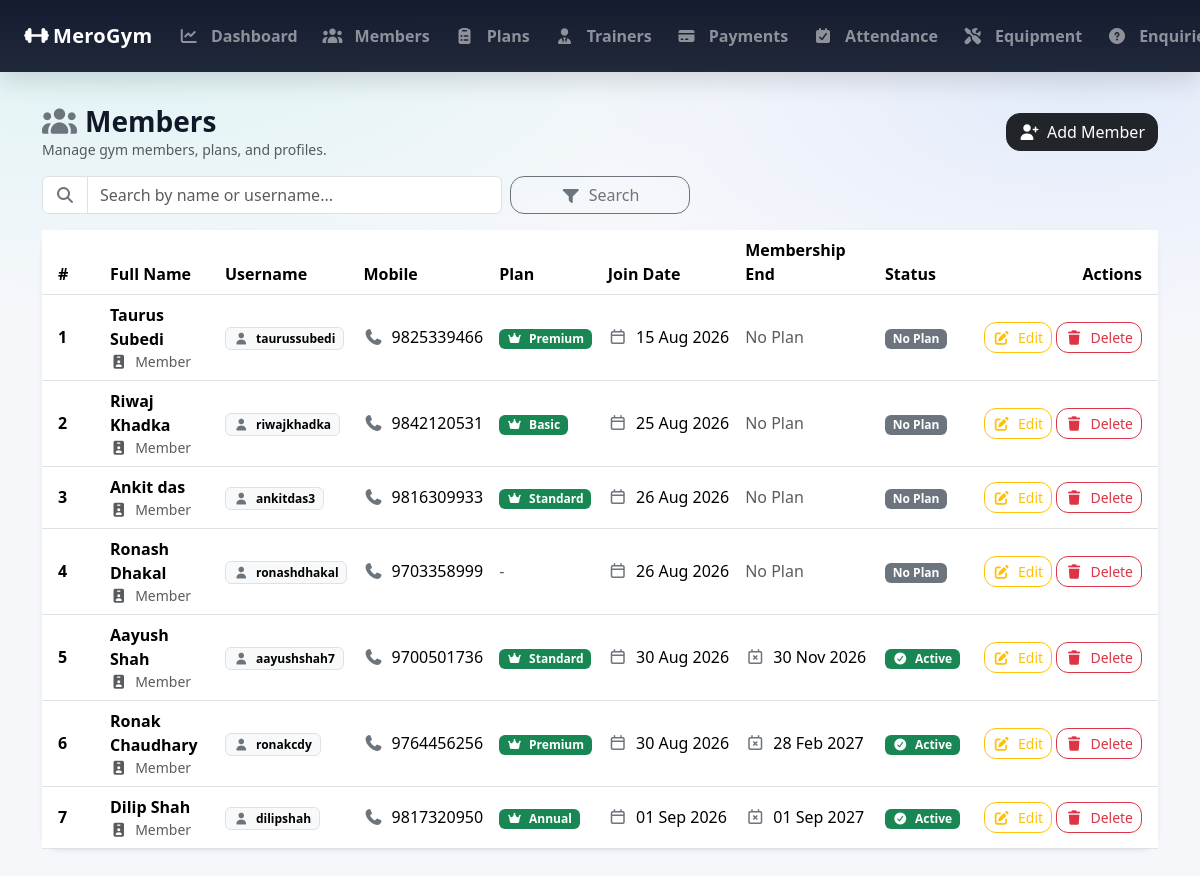
The page /admin_members/ (signed in) on the database as committed earlier.
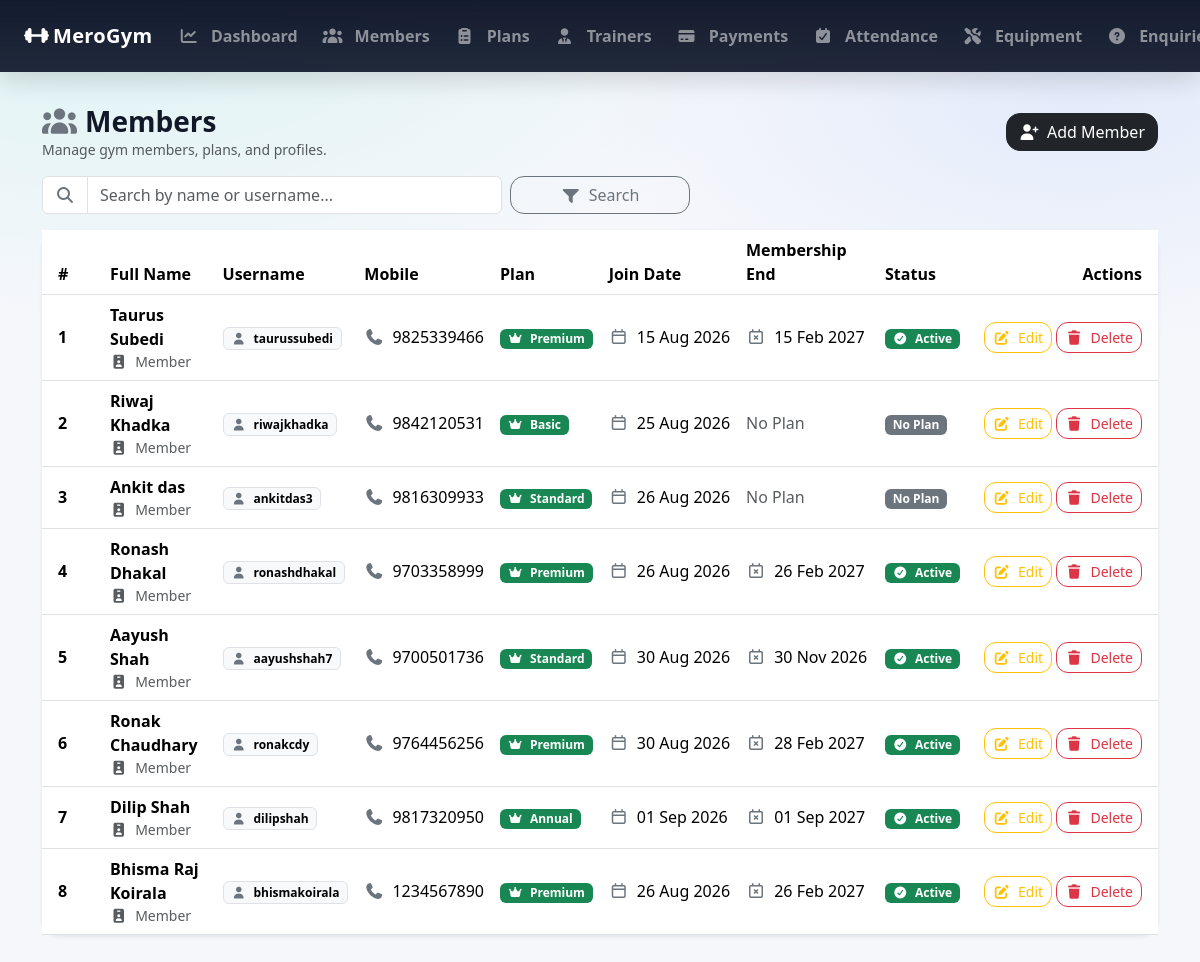
The same page on the database as committed later.
### GymApp/models.py (models this page shows, shortened)
class MemberProfile(models.Model):
    GENDER_CHOICES = (
        ('MALE', 'Male'),
        ('FEMALE', 'Female'),
        ('OTHER', 'Other'),
    )
    user = models.OneToOneField(settings.AUTH_USER_MODEL, on_delete=models.CASCADE, related_name='member_profile')
    full_name = models.CharField(max_length=100)
    mobile = models.CharField(max_length=15)
    age = models.PositiveIntegerField(null=True, blank=True)
    gender = models.CharField(max_length=10, choices=GENDER_CHOICES, null=True, blank=True)
    address = models.TextField(blank=True)
    join_date = models.DateField(default=timezone.now)
    plan = models.ForeignKey(MembershipPlan,
                             on_delete=models.SET_NULL, # If plan is deleted, set to null
                             null=True, blank=True,
                             related_name='members'
                             )
    trainer = models.ForeignKey(
        Trainer,
        on_delete=models.SET_NULL,  # If trainer is deleted, set to null
        null=True, blank=True,
        related_name='members' # access members via trainer.members
    )
    membership_start = models.DateField(null=True, blank=True)
    membership_end = models.DateField(null=True, blank=True)
    is_membership_active = models.BooleanField(default=True)

class User(AbstractUser):
    ROLE_CHOICES = [
        ('ADMIN', 'Admin'),
        ('MEMBER', 'Member'),
    ]
    role = models.CharField(max_length=20, choices=ROLE_CHOICES, default='MEMBER')

class MembershipPlan(models.Model):
    name = models.CharField(max_length=100)
    duration_months = models.PositiveIntegerField()
    fee = models.PositiveIntegerField()
    description = models.TextField(blank=True)

### GymApp/views.py (the view)
    def wrapper(request, *args, **kwargs):
        if not request.user.is_authenticated or getattr(request.user, 'role', None) != 'ADMIN':
            messages.error(request, 'You must be logged in as an admin to access this page.')
            return redirect('admin_login')  # Redirect to the admin login page
        return view_func(request, *args, **kwargs)

### GymApp/views.py (called while the page is built)
def admin_required(view_func):
    def wrapper(request, *args, **kwargs):
        if not request.user.is_authenticated or getattr(request.user, 'role', None) != 'ADMIN':
            messages.error(request, 'You must be logged in as an admin to access this page.')
            return redirect('admin_login')  # Redirect to the admin login page
        return view_func(request, *args, **kwargs)
    return wrapper

@admin_required
def admin_members_list(request):
    search = request.GET.get('search', '')
    members = MemberProfile.objects.all().select_related('user', 'plan')
    if search:
        members = members.filter(full_name__icontains=search)
    return render(request, 'admin_members_list.html', {'members': members, 'search' : search, 'today': timezone.now().date()})

### GymApp/templates/admin_members_list.html (shortened to what this page needs)
{% extends 'base.html' %} {% block title %}Members - Admin{% endblock %}
{% block content %}
<div
  class="d-flex flex-wrap justify-content-between align-items-center gap-2 mb-3"
>
  <div>
    <h3 class="mb-0 fw-bold">
      <i class="fa-solid fa-users me-2 text-secondary"></i>Members
    </h3>
    <div class="text-muted small">Manage gym members, plans, and profiles.</div>
  </div>
  <a
    href="{% url 'admin_member_add' %}"
    class="btn btn-dark"
    style="border-radius: 14px"
  >
    <i class="fa-solid fa-user-plus me-2"></i>Add Member
  </a>
</div>
<form method="get" class="row g-2 align-items-center mb-3">
  <div class="col-12 col-md-6 col-lg-5">
    <div class="input-group">
      <span class="input-group-text bg-white">
        <i class="fa-solid fa-magnifying-glass text-secondary"></i>
      </span>
      <input
        type="text"
        name="search"
        value="{{ search }}"
        class="form-control"
        placeholder="Search by name or username..."
      />
    </div>
  </div>
  <div class="col-12 col-md-3 col-lg-2">
    <button class="btn btn-outline-secondary w-100" style="border-radius: 14px">
      <i class="fa-solid fa-filter me-2"></i>Search
    </button>
  </div>
</form>
<div class="card border-0 shadow-sm" style="border-radius: 18px">
  <div class="card-body p-0">
    <div class="table-responsive">
      <table class="table table-hover align-middle mb-0">
        <thead style="background: rgba(15, 23, 42, 0.98); color: #fff">
          <tr>
            <th class="ps-3" style="width: 60px">#</th>
            <th>Full Name</th>
            <th>Username</th>
            <th>Mobile</th>
            <th>Plan</th>
            <th>Join Date</th>
            <th>Membership End</th>
            <th>Status</th>
            <th class="text-end pe-3" style="width: 190px">Actions</th>
          </tr>
        </thead>
        <tbody>
          {% for m in members %}
          <tr>
            <td class="ps-3 fw-semibold">{{ forloop.counter }}</td>
            <td>
              <div class="fw-semibold">{{ m.full_name }}</div>
              <div class="small text-muted">
                <i class="fa-solid fa-id-badge me-1"></i>
                Member
              </div>
            </td>
            <td>
              <span class="badge text-bg-light border">
                <i class="fa-solid fa-user me-1 text-secondary"></i>
                {{ m.user.username }}
              </span>
            </td>
            <td>
              {% if m.mobile %}
              <span class="text-nowrap">
                <i class="fa-solid fa-phone me-1 text-secondary"></i>
                {{ m.mobile }}
              </span>
              {% else %}
              <span class="text-muted">-</span>
              {% endif %}
            </td>
            <td>
              {% if m.plan %}
              <span class="badge text-bg-success">
                <i class="fa-solid fa-crown me-1"></i>
                {{ m.plan.name }}
              </span>
              {% else %}
              <span class="text-muted">-</span>
              {% endif %}
            </td>
            <td class="text-nowrap">
              {% if m.join_date %}
              <i class="fa-regular fa-calendar me-1 text-secondary"></i>
              {{ m.join_date|date:"d M Y" }} {% else %}
              <span class="text-muted">-</span>
              {% endif %}
            </td>
            <td class="text-nowrap">
              {% if m.membership_end %}
              <i class="fa-regular fa-calendar-xmark me-1 text-secondary"></i>
              {{ m.membership_end|date:"d M Y" }} {% else %}
              <span class="text-muted"> No Plan </span>
              {% endif %}
            </td>
            <td>
              {% if m.membership_end %} {% if m.membership_end < today %}
              <span class="badge text-bg-danger">
                <i class="fa-solid fa-circle-xmark me-1"></i>
                Expired
              </span>
              {% elif m.is_membership_active %}
              <span class="badge text-bg-success">
                <i class="fa-solid fa-circle-check me-1"></i>
                Active
              </span>
              {% else %}
              <span class="badge text-bg-secondary">
                <i class="fa-solid fa-circle-pause me-1"></i>
                Inactive
              </span>
              {% endif %} {% else %}
              <span class="badge text-bg-secondary"> No Plan </span>
              {% endif %}
            </td>
            <td class="text-end pe-3">
              <a
                href="{% url 'admin_member_edit' m.id %}"
                class="btn btn-sm btn-outline-warning"
                style="border-radius: 12px"
              >
                <i class="fa-solid fa-pen-to-square me-1"></i>
                Edit
              </a>
              <form
                action="{% url 'admin_member_delete' m.id %}"
                method="post"
                class="d-inline-block"
              >
                <button
                  type="submit"
                  class="btn btn-sm btn-outline-danger"
                  style="border-radius: 12px"
                  onclick="return confirm('Delete this member?');"
                >
                  <i class="fa-solid fa-trash me-1"></i>
                  Delete
                </button>
              </form>
            </td>
          </tr>
          {% endfor %}
        </tbody>
      </table>
    </div>
  </div>
</div>
{% endblock %}

### GymApp/templates/base.html (shortened to what this page needs)
{% load static %}
<!doctype html>
<html lang="en">
  <head>
    <link
      rel="stylesheet"
      href="https://cdn.jsdelivr.net/npm/bootstrap@5.3.8/dist/css/bootstrap.min.css"
    />
    <link
      rel="stylesheet"
      href="https://cdnjs.cloudflare.com/ajax/libs/font-awesome/7.3.0/css/all.min.css"
    />
  </head>
  <body
    class="{% if user.is_authenticated and user.role == 'ADMIN' %} role-admin {% elif user.is_authenticated and user.role == 'MEMBER' %} role-member {% else %} role-guest {% endif %}"
  >
    <nav class="navbar navbar-expand-lg navbar-dark fixed-top">
      <div class="container-fluid px-3 px-lg-4">
        <a
          class="navbar-brand d-flex align-items-center gap-1"
          href="{% url 'home' %}"
        >
          <i class="fa-solid fa-dumbbell"></i>
          <span>MeroGym</span>
        </a>
        <div class="collapse navbar-collapse" id="mainNavbar">
          <ul class="navbar-nav ms-auto">
            {% if user.is_authenticated %}
            {% if user.role == 'ADMIN' %}
            <li class="nav-item">
              <a class="nav-link" href="{% url 'admin_dashboard' %}">
                <i class="fa-solid fa-chart-line me-2"></i>
                Dashboard
              </a>
            </li>
            <li class="nav-item">
              <a class="nav-link" href="{% url 'admin_members_list' %}">
                <i class="fa-solid fa-users me-2"></i>
                Members
              </a>
            </li>
            <li class="nav-item">
              <a class="nav-link" href="{% url 'admin_plans_list' %}">
                <i class="fa-solid fa-clipboard-list me-2"></i>
                Plans
              </a>
            </li>
            <li class="nav-item">
              <a class="nav-link" href="{% url 'admin_trainers_list' %}">
                <i class="fa-solid fa-user-tie me-2"></i>
                Trainers
              </a>
            </li>
            <li class="nav-item">
              <a class="nav-link" href="{% url 'admin_payments_list' %}">
                <i class="fa-solid fa-credit-card me-2"></i>
                Payments
              </a>
            </li>
            <li class="nav-item">
              <a class="nav-link" href="{% url 'admin_attendance_list' %}">
                <i class="fa-solid fa-calendar-check me-2"></i>
                Attendance
              </a>
            </li>
            <li class="nav-item">
              <a class="nav-link" href="{% url 'admin_equipment_list' %}">
                <i class="fa-solid fa-screwdriver-wrench me-2"></i>
                Equipment
              </a>
            </li>
            <li class="nav-item">
              <a class="nav-link" href="{% url 'admin_enquiries_list' %}">
                <i class="fa-solid fa-circle-question me-2"></i>
                Enquiries
              </a>
            </li>
            {% endif %}
            {% endif %}
          </ul>
        </div>
      </div>
    </nav>
    <div class="container-wrapper">
      <div class="container">
        <div class="page-shell">{% block content %} {% endblock %}</div>
      </div>
    </div>
  </body>
</html>

### GymApp/templates/base.html (style rules this page uses)
:root { --brand: #00d1b2; --dark-2: #0f172a; --card: #ffffff; --muted: #6b7280; }
html { margin: 0; padding: 0; }
body { margin: 0 !important; padding: 0 !important; background: radial-gradient( 1200px 600px at 10% 0%, rgba(0, 209, 178, 0.1), transparent 55% ), radial-gradient( 900px 450px at 90% 10%, rgba(59, 130, 246, 0.1), transparent 55% ), #f6f7fb; color: #111827; }
.navbar { min-height: 72px; position: fixed !important; top: 0 !important; left: 0 !important; right: 0 !important; margin: 0 !important; background: linear-gradient( 180deg, rgba(15, 23, 42, 0.98), rgba(15, 23, 42, 0.92) ) !important; box-shadow: 0 10px 25px rgba(0, 0, 0, 0.12); z-index: 1030; }
body > nav:first-child { margin-top: 0 !important; }
.navbar-brand { font-weight: 800; letter-spacing: 0.3px; white-space: nowrap; }
.navbar-nav { display: flex; align-items: center; gap: 4px; }
.nav-link { font-weight: 600; opacity: 0.92; border-radius: 10px; padding: 0.55rem 0.65rem !important; margin: 0 !important; white-space: nowrap; transition: background 0.2s ease, opacity 0.2s ease; }
.container-wrapper { width: 100%; padding-top: 105px; padding-bottom: 40px; }
.page-shell { background: transparent; border: 0; border-radius: 0; padding: 0; box-shadow: none; }
@media (min-width: 992px) { .navbar-nav { flex-wrap: nowrap; } }
@media (min-width: 992px) { .navbar-nav .nav-item { flex: 0 0 auto; } }

Rows that differ between the two databases and show on the page:
changed MemberProfile "Taurus Subedi": membership_end (not shown) → "15 Feb 2027"; membership_end "No Plan No Plan" → "Active"
changed MemberProfile "Ronash Dhakal": plan.name (not shown) → "Premium"; membership_end (not shown) → "26 Feb 2027"; membership_end "No Plan No Plan" → "Active"; no longer shows "-"
added MemberProfile: full_name "Bhisma Raj Koirala", user.username "bhismakoirala", mobile "1234567890", plan.name "Premium", join_date "26 Aug 2026", membership_end "26 Feb 2027", is_membership_active True (drawn)
